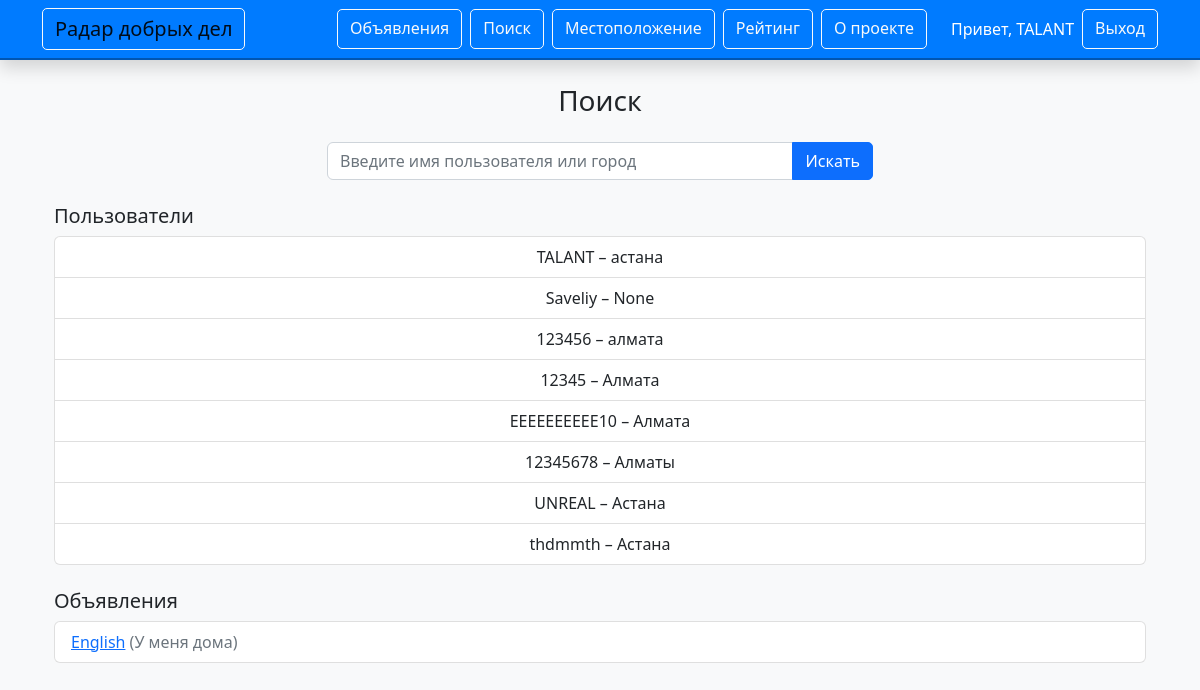
/search (signed in), run on an earlier commit of the app's database.
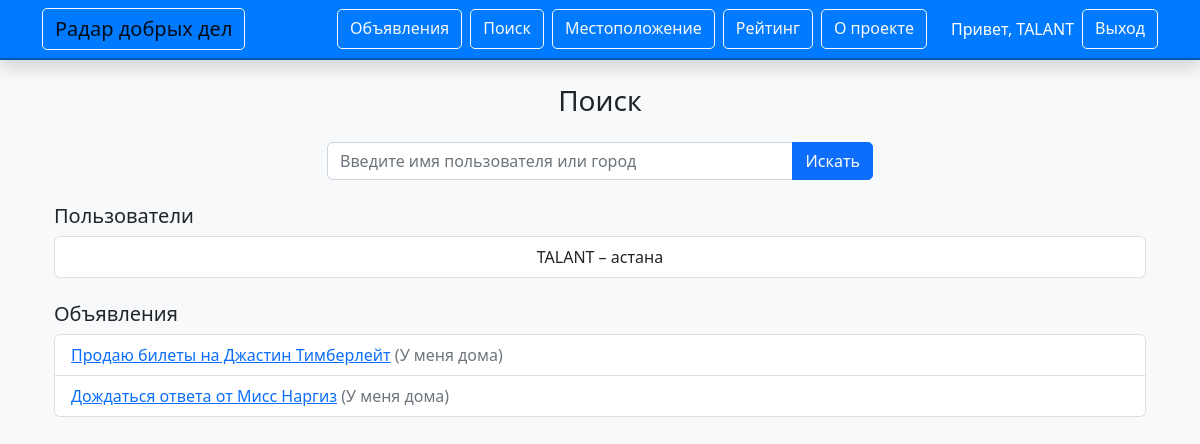
And on a later commit of the database.
### app.py (models this page shows, shortened)
class User(UserMixin, db.Model):
    id = db.Column(db.Integer, primary_key=True)
    username = db.Column(db.String(50), unique=True, nullable=False)
    password_hash = db.Column(db.String(256), nullable=False)
    city = db.Column(db.String(100))  # теперь только город
    lat = db.Column(db.Float)
    lng = db.Column(db.Float)
    markers = db.relationship('Marker', backref='user', lazy=True)
    comments = db.relationship('Comment', backref='user', lazy=True)

class Marker(db.Model):
    id = db.Column(db.Integer, primary_key=True)
    user_id = db.Column(db.Integer, db.ForeignKey('user.id'), nullable=False)
    help_needed = db.Column(db.String(200), nullable=False)
    offer = db.Column(db.String(200))
    location_text = db.Column(db.String(200), nullable=False)
    deadline = db.Column(db.Date, nullable=False)
    contact = db.Column(db.String(100), nullable=False)
    latitude = db.Column(db.Float, nullable=False)
    longitude = db.Column(db.Float, nullable=False)
    created_at = db.Column(db.DateTime, server_default=db.func.now())
    comments = db.relationship('Comment', backref='marker', lazy=True)

### app.py (the view)
@app.route('/search')
@login_required
def search():
    q = request.args.get('q', '')
    users_found = User.query.filter(User.username.contains(q)).all()
    markers_found = Marker.query.filter(Marker.location_text.contains(q)).all()
    return render_template('search.html', q=q, users_found=users_found, markers_found=markers_found, user=current_user)

### app.py (called while the page is built)
@login_manager.user_loader
def load_user(user_id):
    return User.query.get(int(user_id))

### templates/search.html (shortened to what this page needs)
{% extends "base.html" %}
{% block content %}
<div class="container">
  <h3 class="text-center mb-4">Поиск</h3>
  <form method="GET" action="{{ url_for('search') }}" class="mb-4 w-50 mx-auto">
    <div class="input-group">
      <input type="text" name="q" class="form-control" placeholder="Введите имя пользователя или город" value="{{ q }}">
      <button type="submit" class="btn btn-primary custom-btn">Искать</button>
    </div>
  </form>
  <h5>Пользователи</h5>
  <ul class="list-group mb-4">
    {% for u in users_found %}
    <li class="list-group-item text-center">{{ u.username }} – {{ u.city }}</li>
    {% endfor %}
  </ul>
  <h5>Объявления</h5>
  <ul class="list-group">
    {% for marker in markers_found %}
    <li class="list-group-item">
      <a href="{{ url_for('announcement', marker_id=marker.id) }}">{{ marker.help_needed }}</a>
      <span class="text-muted">({{ marker.location_text }})</span>
    </li>
    {% endfor %}
  </ul>
</div>
{% endblock %}

### templates/base.html (shortened to what this page needs)
<!DOCTYPE html>
<html lang="ru">
<head>
  <link rel="stylesheet" href="https://cdn.jsdelivr.net/npm/bootstrap@5.2.3/dist/css/bootstrap.min.css">
  <link rel="stylesheet" href="https://unpkg.com/leaflet/dist/leaflet.css">
  <link rel="stylesheet" href="{{ url_for('static', filename='css/custom.css') }}">
</head>
<body>
  <nav class="navbar navbar-expand-lg navbar-custom shadow">
    <div class="container">
      <a class="navbar-brand btn btn-outline-light custom-btn" href="{{ url_for('map_view') }}">Радар добрых дел</a>
      <div class="d-flex">
        <a class="btn btn-outline-light custom-btn me-2" href="{{ url_for('announcements') }}">Объявления</a>
        <a class="btn btn-outline-light custom-btn me-2" href="{{ url_for('search') }}">Поиск</a>
        <a class="btn btn-outline-light custom-btn me-2" href="{{ url_for('location') }}">Местоположение</a>
        <a class="btn btn-outline-light custom-btn me-2" href="{{ url_for('rating') }}">Рейтинг</a>
        <a class="btn btn-outline-light custom-btn me-2" href="{{ url_for('about') }}">О проекте</a>
        {% if current_user.is_authenticated %}
          <span class="navbar-text text-white ms-3">Привет, {{ current_user.username }}</span>
          <a class="btn btn-outline-light custom-btn ms-2" href="{{ url_for('logout') }}">Выход</a>
        {% else %}
          <a class="btn btn-outline-light custom-btn me-2" href="{{ url_for('login') }}">Войти</a>
          <a class="btn btn-outline-light custom-btn" href="{{ url_for('register') }}">Регистрация</a>
        {% endif %}
      </div>
    </div>
  </nav>
  <div class="container mt-4">
    {% block content %}{% endblock %}
  </div>
</body>
</html>

### static/css/custom.css (style rules this page uses)
body { opacity: 1; animation: fadeIn 0.8s forwards ease-in-out; background-color: #f8f9fa; margin: 0; padding: 0; font-family: 'Segoe UI', Tahoma, Geneva, Verdana, sans-serif; }
.navbar-custom, .navbar-dark, .bg-primary { background-color: #007bff !important; border-bottom: 2px solid #0056b3; }
.btn, .custom-btn { transition: all 0.3s ease; border-radius: 5px; }
.navbar .container, .navbar .container-fluid { display: flex; justify-content: space-between; align-items: center; }

What changed in the data, as far as the page shows it:
removed User: username "Saveliy", city "None"
removed User: username "123456", city "алмата"
removed User: username "12345", city "Алмата"
removed User: username "ЕЕЕЕЕЕЕЕЕЕ10", city "Алмата"
removed User: username "12345678", city "Алматы"
removed User: username "UNREAL", city "Астана"
removed User: username "thdmmth", city "Астана"
removed Marker: help_needed "English", location_text "У меня дома"
added Marker: help_needed "Продаю билеты на Джастин Тимберлейт", location_text "У меня дома"
added Marker: help_needed "Дождаться ответа от Мисс Наргиз", location_text "У меня дома"
